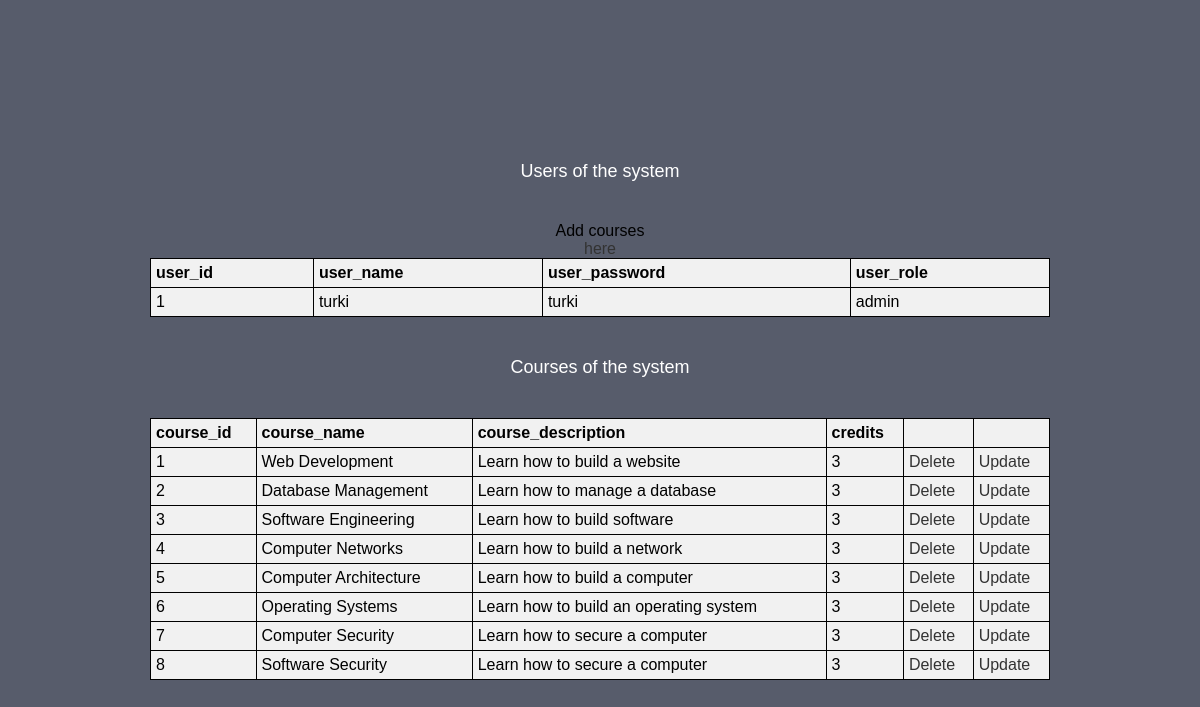
The app's page /admin.php with its own data.
### tables this page shows
CREATE TABLE users(
    user_id INT(11) NOT NULL AUTO_INCREMENT PRIMARY KEY,
    user_name VARCHAR(255) NOT NULL,
    user_email VARCHAR(255) NOT NULL,
    user_password VARCHAR(255) NOT NULL,
    user_role VARCHAR(255) NOT NULL
);

CREATE TABLE course(
    course_id INT(11) NOT NULL AUTO_INCREMENT PRIMARY KEY,
    course_name VARCHAR(255) NOT NULL,
    course_description VARCHAR(255) NOT NULL,
    course_credits INT(11) NOT NULL
);

### operations.php (called while the page is built, shortened)
<?php
require 'db.php';
class Operations extends DBConfig{
    public $conn;
    protected $servername;
    protected $username;
    protected $password;
    protected $dbname;
    public function __construct(){
        $dbParam = new DBConfig();
        $this->servername = $dbParam->servername;
        $this->username = $dbParam->username;
        $this->password = $dbParam->password;
        $this->dbname = $dbParam->dbname;
    }
    public function dbConnect(){
        try{
            $this->conn = new mysqli($this->servername, $this->username, $this->password, $this->dbname);
            if(mysqli_connect_errno()){
                throw new Exception("Could not connect to database" . mysqli_connect_error());
            }else{
                return true;
            }
        }catch(Exception $e){
            throw new Exception($e->getMessage());
        }
    }
    public function retrieveUsers(){
        try{
            $sql = "SELECT * FROM users";
            $result = $this->conn->query($sql);
            if($result->num_rows > 0){
                return $result;
            }else{
                throw new Exception("No users found");
            }
        }catch(Exception $e){
            throw new Exception($e->getMessage());
        }
    }
    public function retrieveCourses(){
        try{
            $sql = "SELECT * FROM course";
            $result = $this->conn->query($sql);
            if($result->num_rows > 0){
                return $result;
            }else{
                throw new Exception("No courses found");
            }
        }catch(Exception $e){
            throw new Exception($e->getMessage());
        }
    }
}
?>

### db.php (called while the page is built, shortened)
<?php
class DBConfig{
    public function __construct(){
        $this->servername = "localhost";
        $this->username = "root";
        $this->password = "";
        $this->dbname = "SIS";
    }
}
?>

### admin.php (the view, shortened to what this page needs)
<!DOCTYPE html>
<html lang="en">
<head>
    <link rel="stylesheet" href="style.css">
</head>
<body>
    <span class="span-style">Users of the system</span>
    <?php
            include_once 'operations.php';
            $operations = new Operations();
            $operations->dbConnect();
            try{
                $result = $operations->retrieveUsers();
                if($result->num_rows > 0){
                    echo "Add courses <a href='add.php'>here</a>";
                    echo "<table>";
                    echo "<tr>";
                    echo "<th>user_id</th>";
                    echo "<th>user_name</th>";
                    echo "<th>user_password</th>";
                    echo "<th>user_role</th>";
                    echo "</tr>";
                    echo "<tr>";
                    while($row = $result->fetch_assoc() ){
                        echo "<td>".$row['user_id']."</td>";
                        echo "<td>".$row['user_name']."</td>";
                        echo "<td>".$row["user_password"]."</td>";
                        echo "<td>".$row["user_role"]."</td>";
                        echo "</tr>";
                    }
                    echo "</table>";
                }else{
                    echo "No users found";
                }
            }catch(Exception $e){
                echo $e->getMessage();
            }
        ?>
        <span class="span-style">Courses of the system</span>
        <?php
            try{
                $result = $operations->retrieveCourses();
                if($result->num_rows > 0){
                    echo "<table>";
                    echo "<tr>";
                    echo "<th>course_id</th>";
                    echo "<th>course_name</th>";
                    echo "<th>course_description</th>";
                    echo "<th>credits</th>";
                    echo "<th></th>";
                    echo "<th></th>";
                    echo "</tr>";
                    echo "<tr>";
                    while($row = $result->fetch_assoc() ){
                        echo "<td>".$row['course_id']."</td>";
                        echo "<td>".$row['course_name']."</td>";
                        echo "<td>".$row["course_description"]."</td>";
                        echo "<td>".$row["course_credits"]."</td>";
                        echo "<td><a href='delete.php?course_id=".$row['course_id']."'>Delete</a></td>";
                        echo "<td><a href='update.php?course_id=".$row['course_id']."'>Update</a></td>";
                        echo "</tr>";
                    }
                    echo "</table>";
                }else{
                    echo "No courses found";
                }
            }catch(Exception $e){
                echo $e->getMessage();
            }
        ?>
</body>
</html>

### style.css (style rules this page uses)
* { margin: 0; padding: 0; box-sizing: border-box; font-family: 'Poppins', sans-serif; }
body { background: #575c6b; display: flex; justify-content: center; align-items: center; min-height: 100vh; flex-direction: column; }
a { text-decoration: none; color: #333; }
.span-style { font-size: 18px; font-weight: 300; text-align: center; margin-bottom: 40px; color: white; margin-top: 40px; }

### admin.php (style rules this page uses)
table, th, td { border: 1px solid black; }
table { border-collapse: collapse; }
th, td { padding: 5px; }
th { text-align: left; }
table { width: 75%; }
th,tr,td { background-color: #f1f1f1;color: black; }

### records on screen
users: user_id "1", user_name "turki", user_password "turki", user_role "admin"
course: course_id "1", course_name "Web Development", course_description "Learn how to build a website", course_credits "3"
course: course_id "2", course_name "Database Management", course_description "Learn how to manage a database", course_credits "3"
course: course_id "3", course_name "Software Engineering", course_description "Learn how to build software", course_credits "3"
course: course_id "4", course_name "Computer Networks", course_description "Learn how to build a network", course_credits "3"
course: course_id "5", course_name "Computer Architecture", course_description "Learn how to build a computer", course_credits "3"
course: course_id "6", course_name "Operating Systems", course_description "Learn how to build an operating system", course_credits "3"
course: course_id "7", course_name "Computer Security", course_description "Learn how to secure a computer", course_credits "3"
course: course_id "8", course_name "Software Security", course_description "Learn how to secure a computer", course_credits "3"
